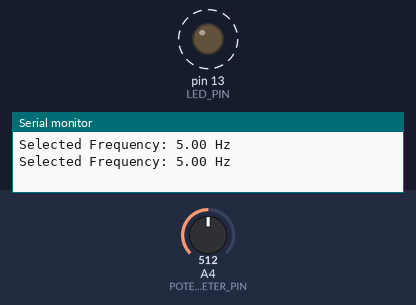
Simulated run of this sketch. Board: Arduino Uno, built with avr-gcc and run on an emulated ATmega328P. Shown: output pins drawn as LEDs (lit = HIGH), the last lines printed to the serial monitor. Dashed ring = blinking. Inputs (shaded band) come from the test bench; at power-on: A4 (POTENTIOMETER_PIN) = 512.

Above: at 1.74 s.
1.9 s: A4 (POTENTIOMETER_PIN) set to 122
At 2.12 s:
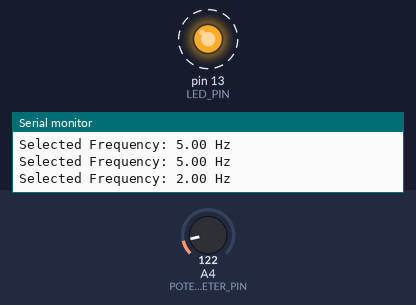
5.4 s: A4 (POTENTIOMETER_PIN) set to 0
At 6.25 s:
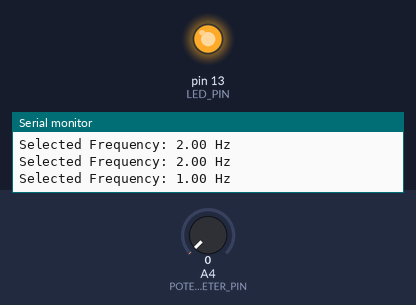
Timing chart, 0 to 14.9 s (numbered marks = the images above; inputs shaded):
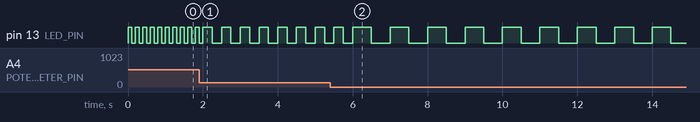

The sketch:

Seminar2_3.ino
```cpp
#include <avr/io.h>
#include <avr/interrupt.h>

const byte LED_PIN = 13;
const byte POTENTIOMETER_PIN = A4;

void setup()
{
  pinMode(LED_PIN, OUTPUT);

  // Start serial communication
  Serial.begin(9600);

  // Initialize Timer with initial frequency
  startTimer(1); // Initial frequency set to 1Hz
}

void loop()
{
  // Read the analog value from the potentiometer
  int potValue = analogRead(POTENTIOMETER_PIN);

  // Map the potentiometer value (0-1023) to the desired frequency range (e.g., 0.1 to 10 Hz)
  double timerFrequency = map(potValue, 0, 1023, 1, 10); // Adjust range as needed

  // Print the selected frequency to Serial Monitor
  Serial.print("Selected Frequency: ");
  Serial.print(timerFrequency);
  Serial.println(" Hz");

  // Restart Timer with the new frequency
  startTimer(timerFrequency);

  // Add a delay to avoid reading the potentiometer too frequently
  delay(1000);
}

void startTimer(double timerFrequency)
{
  // Disable interrupts
  noInterrupts();

  // Clear Timer1 control registers
  TCCR1A = 0;
  TCCR1B = 0;

  // Set Timer1 to CTC (Clear Timer on Compare Match) mode
  TCCR1B |= (1 << WGM12);

  // Calculate the compare match value for the given frequency
  // Calculation: OCR1A = (F_CPU / (2 * prescaler * timerFrequency)) - 1
  unsigned long compareValue = (F_CPU / (2UL * 1024UL * timerFrequency)) - 1;

  // Set the compare match register
  OCR1A = compareValue;

  // Set prescaler to 1024 and start the timer
  TCCR1B |= (1 << CS12) | (1 << CS10);

  // Enable Timer1 compare match interrupt
  TIMSK1 |= (1 << OCIE1A);

  // Enable interrupts
  interrupts();
}

ISR(TIMER1_COMPA_vect)
{
  // Toggle the LED pin
  digitalWrite(LED_PIN, !digitalRead(LED_PIN));
}
```

Measured:
- after the input at 1.9 s, pin 13 (LED_PIN): alternates HIGH for 0.25 s and LOW for 0.25 s, starting after 0.35 s
- by itself, pin 13 (LED_PIN): alternates HIGH for 0.10 s and LOW for 0.10 s
